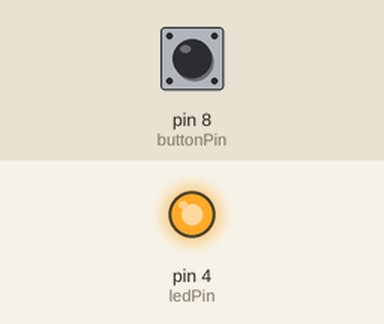
A sketch run on a simulated Arduino Uno, built with avr-gcc and run on an emulated ATmega328P. Shown: output pins drawn as LEDs (lit = HIGH). The inputs (shaded band) are chosen by the test bench; at power-on: pin 8 (buttonPin) LOW. EEPROM starts erased; what the sketch prints to the serial monitor is not drawn.

Above: at 1.2 s.
1.3 s: pin 8 (buttonPin) pulled HIGH for 0.15 s
At 2.4 s:
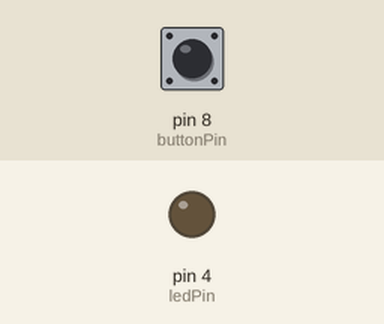
2.9 s: pin 8 (buttonPin) pulled HIGH for 1 s
At 3.6 s:
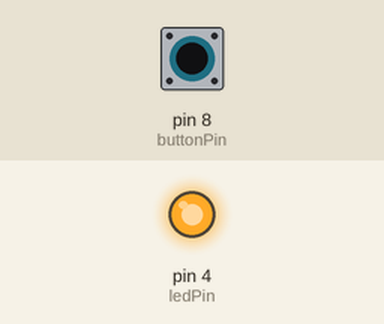
5.4 s: pin 8 (buttonPin) pulled HIGH for 3.2 s
At 6.7 s:
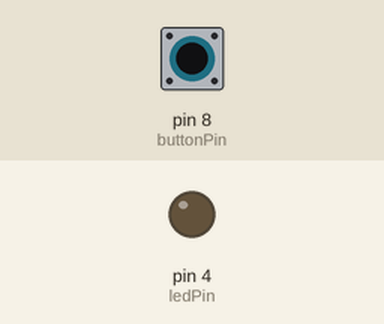
Timing chart, 0 to 8.4 s (numbered marks = the images above; inputs shaded):
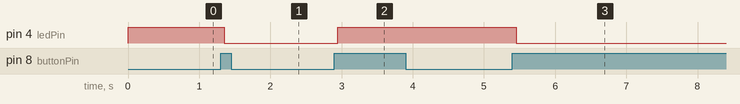

Measured:
- after the input at 1.3 s, pin 4 (ledPin): HIGH → LOW after 0.05 s
- after the input at 2.9 s, pin 4 (ledPin): LOW → HIGH after 0.05 s
- after the input at 5.4 s, pin 4 (ledPin): HIGH → LOW after 0.05 s

The sketch:

EEPROM_LED_Debounce.ino
```cpp
#include <EEPROM.h>

// Declaration  de variables globales
const int buttonPin = 8;
const int ledPin = 4;

int ledState;          // int car il est HAUT(1) ou BAS(0)
int buttonState;
int lastButtonState = LOW;

/***
  Les variables suivantes sont de type long car le temps est mesuré en millisecondes, qui
  deviendra rapidement un nombre plus important que ce qui peut être stocké dans une variable de type int.
 ***/

long lastDebounceTime = 0;
long debounceDelay = 50;

void setup() {
  pinMode(buttonPin, INPUT);
  pinMode(ledPin, OUTPUT);

  digitalWrite(ledPin, ledState);

  Serial.begin(9600);

  checkLedState();

}

void loop() {
  // Lire et attribuer l'état de commutation en une variable locale
  int reading = digitalRead(buttonPin);

  if (reading != lastButtonState)
  {
    lastDebounceTime = millis(); // Réinitialise la minuterie de débouchement
  }

  if ((millis() - lastDebounceTime) > debounceDelay)
  {
    if (reading != buttonState)
    {
      buttonState = reading;

      // ne bascule que si le nouvel état du bouton est élevé
      if (buttonState == HIGH)
      {
        ledState = !ledState;
      }
    }
  }

  digitalWrite(ledPin, ledState);
  /***
    En utilisant eeprom.update () au lieu de eeprom.write () parce que, eeprom.update
 Écrit uniquement si la valeur a changé, réduisant les cycles d'écriture inutiles
 et prolonger la durée de vie de l'EEPROM (puisque les EEPROM ont un nombre limité
 des cycles de vie).

  ***/

  EEPROM.update(0, ledState); //Enregistrer l'état LED actuel dans l'EEPROM
  lastButtonState = reading;
}

void checkLedState()
{
  Serial.println("Statut LED après redémarrage: ");
  ledState = EEPROM.read(0);
  if (ledState == 1)
  {
    Serial.println ("Allumée");
    digitalWrite(ledPin, HIGH);
  }
  if (ledState == 0)
  {
    Serial.println("Éteint");
    digitalWrite(ledPin, LOW);
  }
}
```
